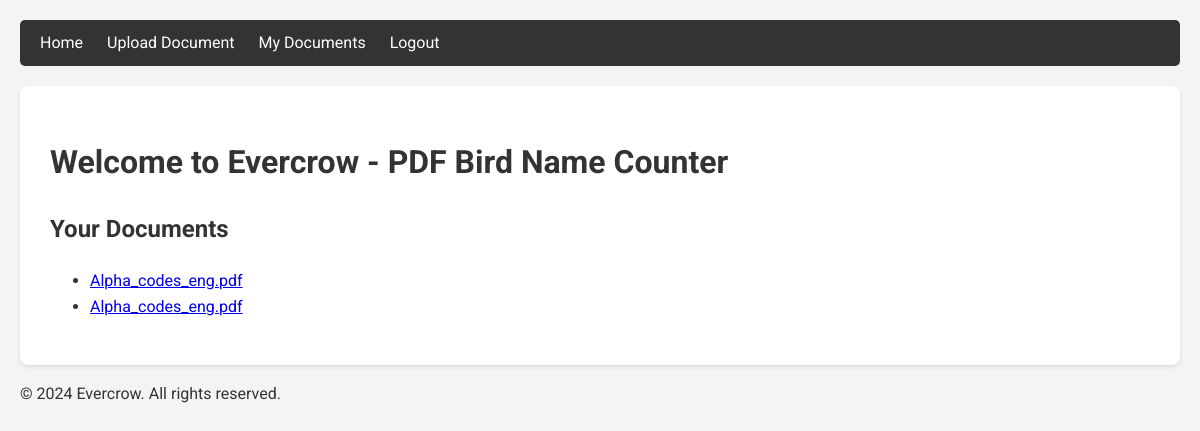
The page / (signed in) on the database as committed earlier.
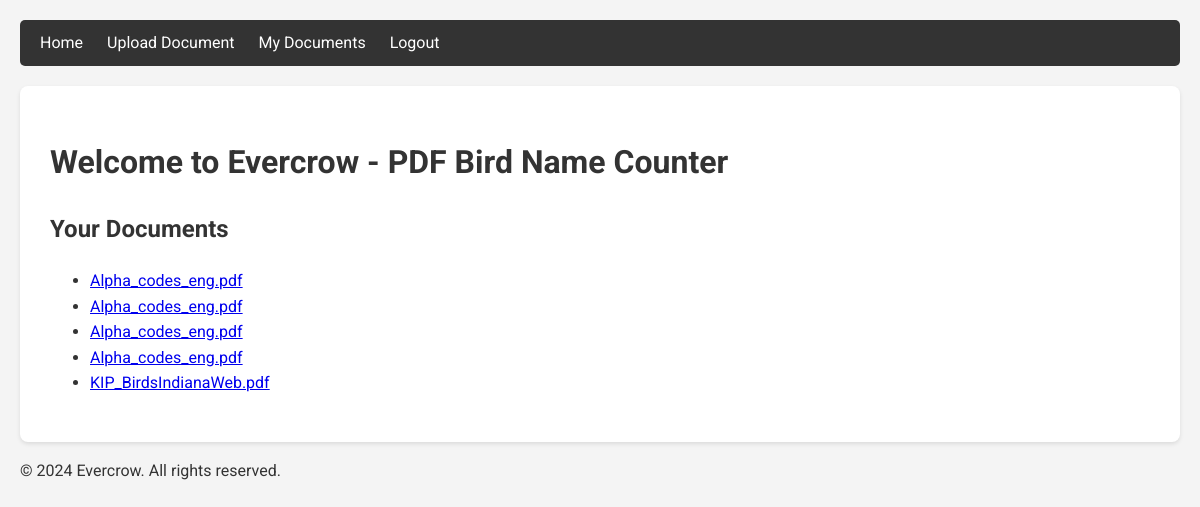
The same page on the database as committed later.
### birdcounter/models.py (models this page shows, shortened)
class PDFDocument(models.Model):
    user = models.ForeignKey(User, on_delete=models.CASCADE, related_name='pdf_documents')
    file = models.FileField(upload_to='pdfs/')
    title = models.CharField(max_length=255, default='Untitled Document')
    uploaded_at = models.DateTimeField(default=timezone.now)

### birdcounter/views.py (the view)
# urls.py: 2. Add a URL to urlpatterns:  path('', views.home, name='home')
def home(request):
    if request.user.is_authenticated:
        documents = PDFDocument.objects.filter(user=request.user)
        if documents.exists():
            return render(request, 'home.html', {'documents': documents})
        else:
            return render(request, 'home.html', {'show_upload_prompt': True})
    else:
        return render(request, 'home.html',{'documents': []})

### birdcounter/templates/home.html (shortened to what this page needs)
{% extends "base.html" %}
{% block content %}
    <h1>Welcome to Evercrow - PDF Bird Name Counter</h1>
    {% if user.is_authenticated %}
        {% if documents %}
            <h2>Your Documents</h2>
            <ul>
                {% for doc in documents %}
                    <li><a href="{% url 'document_detail' doc.id %}">{{ doc.title }}</a></li>
                {% endfor %}
            </ul>
        {% elif show_upload_prompt %}
            <p>You haven't uploaded any documents yet.</p>
            <a href="{% url 'upload_document' %}" class="btn">Upload Your First Document</a>
        {% endif %}
    {% else %}
        <p>Evercrow helps you count bird names in your PDF documents.</p>
        <a href="{% url 'signup' %}" class="btn">Sign Up</a>
        <a href="{% url 'login' %}" class="btn btn-secondary">Log In</a>
    {% endif %}
{% endblock %}

Rows that differ between the two databases and show on the page:
added PDFDocument: title "Alpha_codes_eng.pdf"
added PDFDocument: title "Alpha_codes_eng.pdf"
added PDFDocument: title "KIP_BirdsIndianaWeb.pdf"
